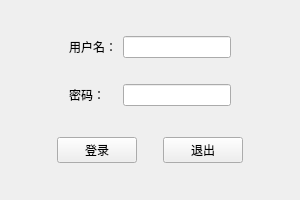
<?xml version="1.0" encoding="UTF-8"?>
<ui version="4.0">
 <class>Widget</class>
 <widget class="QWidget" name="Widget">
  <property name="geometry">
   <rect>
    <x>0</x>
    <y>0</y>
    <width>300</width>
    <height>200</height>
   </rect>
  </property>
  <property name="minimumSize">
   <size>
    <width>300</width>
    <height>200</height>
   </size>
  </property>
  <property name="maximumSize">
   <size>
    <width>300</width>
    <height>200</height>
   </size>
  </property>
  <property name="windowTitle">
   <string>登录窗口</string>
  </property>
  <layout class="QVBoxLayout" name="verticalLayout">
   <item>
    <widget class="QWidget" name="widget" native="true">
     <property name="sizePolicy">
      <sizepolicy hsizetype="Preferred" vsizetype="Fixed">
       <horstretch>0</horstretch>
       <verstretch>0</verstretch>
      </sizepolicy>
     </property>
     <layout class="QGridLayout" name="gridLayout">
      <property name="leftMargin">
       <number>0</number>
      </property>
      <property name="topMargin">
       <number>0</number>
      </property>
      <property name="rightMargin">
       <number>0</number>
      </property>
      <property name="bottomMargin">
       <number>0</number>
      </property>
      <item row="0" column="3">
       <spacer name="horizontalSpacer_5">
        <property name="orientation">
         <enum>Qt::Horizontal</enum>
        </property>
        <property name="sizeHint" stdset="0">
         <size>
          <width>40</width>
          <height>20</height>
         </size>
        </property>
       </spacer>
      </item>
      <item row="0" column="0">
       <spacer name="horizontalSpacer_4">
        <property name="orientation">
         <enum>Qt::Horizontal</enum>
        </property>
        <property name="sizeHint" stdset="0">
         <size>
          <width>40</width>
          <height>20</height>
         </size>
        </property>
       </spacer>
      </item>
      <item row="0" column="2">
       <widget class="QLineEdit" name="lineEdit"/>
      </item>
      <item row="2" column="1">
       <widget class="QLabel" name="label_2">
        <property name="text">
         <string>密码：</string>
        </property>
       </widget>
      </item>
      <item row="2" column="2">
       <widget class="QLineEdit" name="lineEdit_2"/>
      </item>
      <item row="0" column="1">
       <widget class="QLabel" name="label">
        <property name="text">
         <string>用户名：</string>
        </property>
       </widget>
      </item>
      <item row="1" column="1">
       <spacer name="verticalSpacer">
        <property name="orientation">
         <enum>Qt::Vertical</enum>
        </property>
        <property name="sizeType">
         <enum>QSizePolicy::Fixed</enum>
        </property>
        <property name="sizeHint" stdset="0">
         <size>
          <width>20</width>
          <height>20</height>
         </size>
        </property>
       </spacer>
      </item>
     </layout>
    </widget>
   </item>
   <item>
    <widget class="QWidget" name="widget_2" native="true">
     <property name="sizePolicy">
      <sizepolicy hsizetype="Preferred" vsizetype="Fixed">
       <horstretch>0</horstretch>
       <verstretch>0</verstretch>
      </sizepolicy>
     </property>
     <layout class="QHBoxLayout" name="horizontalLayout">
      <property name="leftMargin">
       <number>0</number>
      </property>
      <property name="topMargin">
       <number>0</number>
      </property>
      <property name="rightMargin">
       <number>0</number>
      </property>
      <property name="bottomMargin">
       <number>0</number>
      </property>
      <item>
       <spacer name="horizontalSpacer">
        <property name="orientation">
         <enum>Qt::Horizontal</enum>
        </property>
        <property name="sizeHint" stdset="0">
         <size>
          <width>40</width>
          <height>20</height>
         </size>
        </property>
       </spacer>
      </item>
      <item>
       <widget class="QPushButton" name="pushButton">
        <property name="text">
         <string>登录</string>
        </property>
       </widget>
      </item>
      <item>
       <spacer name="horizontalSpacer_3">
        <property name="orientation">
         <enum>Qt::Horizontal</enum>
        </property>
        <property name="sizeType">
         <enum>QSizePolicy::Fixed</enum>
        </property>
        <property name="sizeHint" stdset="0">
         <size>
          <width>20</width>
          <height>20</height>
         </size>
        </property>
       </spacer>
      </item>
      <item>
       <widget class="QPushButton" name="pushButton_2">
        <property name="text">
         <string>退出</string>
        </property>
       </widget>
      </item>
      <item>
       <spacer name="horizontalSpacer_2">
        <property name="orientation">
         <enum>Qt::Horizontal</enum>
        </property>
        <property name="sizeHint" stdset="0">
         <size>
          <width>40</width>
          <height>20</height>
         </size>
        </property>
       </spacer>
      </item>
     </layout>
    </widget>
   </item>
  </layout>
 </widget>
 <layoutdefault spacing="6" margin="11"/>
 <resources/>
 <connections/>
</ui>
